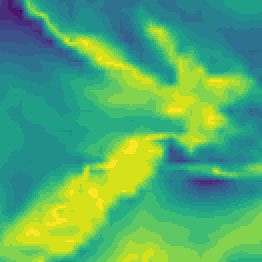

This figure's R source:


source("common.R")

library(viridis)
cols <- viridis(ceiling(max(windStr)) + 1, direction=-1)
cols <- cols[round(windStr) + 1]
dim(cols) <- dim(windStr)
    
png("NOMADS-viridis.png", width=2*ncol(windStr), height=2*nrow(windStr))

pushViewport(viewport(angle=90))
grid.raster(cols, interpolate=FALSE)
popViewport()

dev.off()
